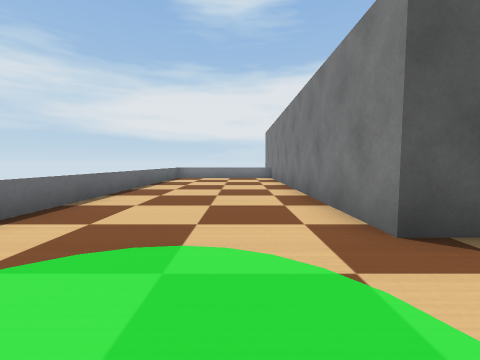
[1] (above)

22 first-person views from a walk through a Webots world. The camera is 0.14 m above the floor, tilts 4° down and sees 90° across. The floor is counted in squares, 0.2 m on a side. Each view is taken from the middle of a square. On the plan, view 1 faces up. The plan holds only what a view shows up to about 9 squares ahead; the rest is blank. Robots are left out. Simple shapes and patterns stand in for the simulator's stock objects.

[2]
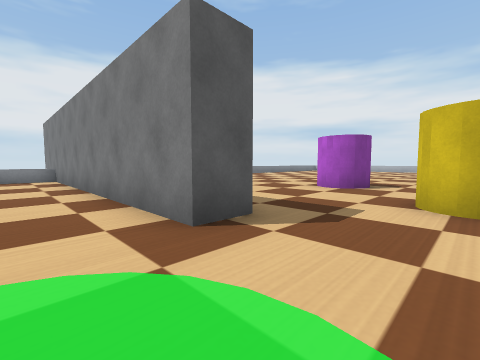

[3]
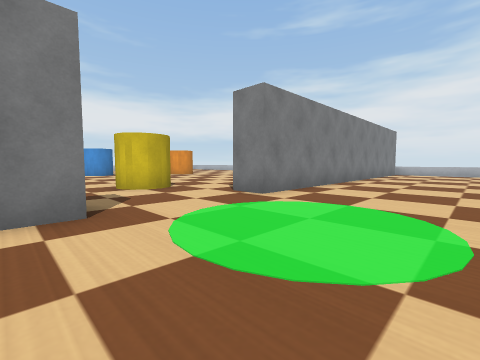

[4]
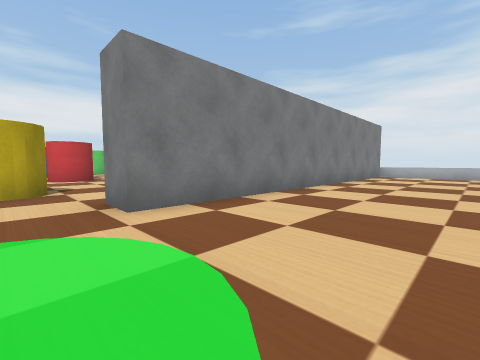

[5]
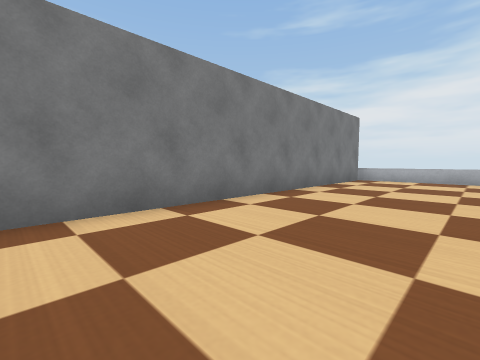

[6]
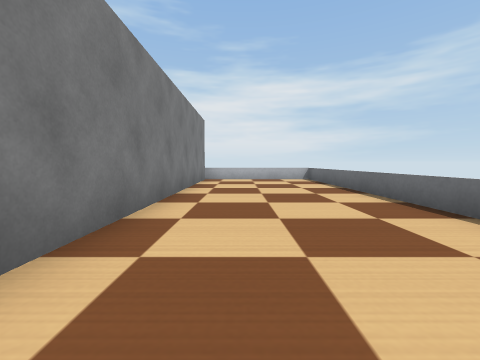

[7]
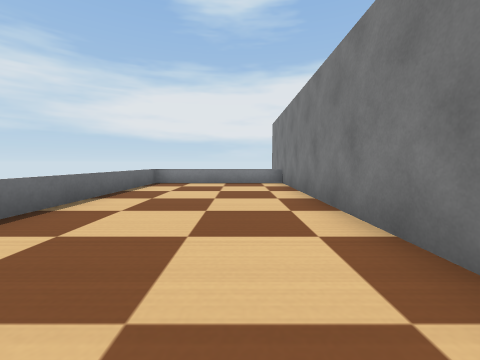

[8]
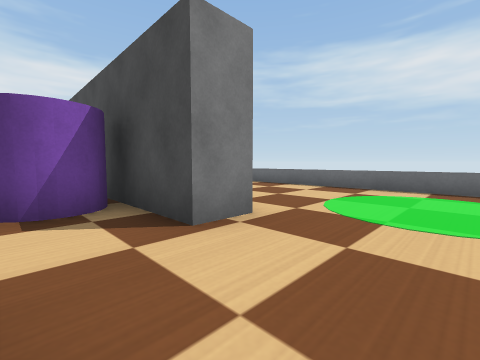

[9]
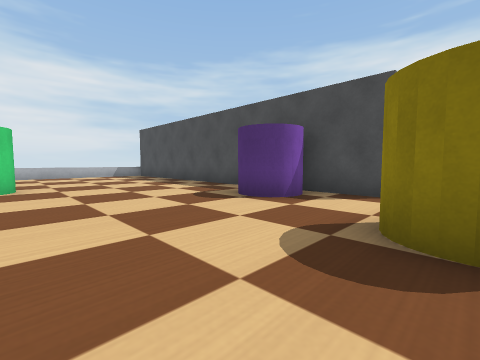

[10]
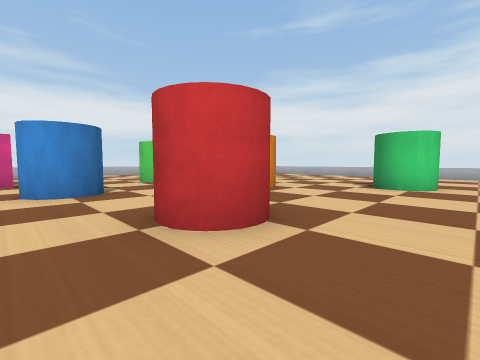

[11]
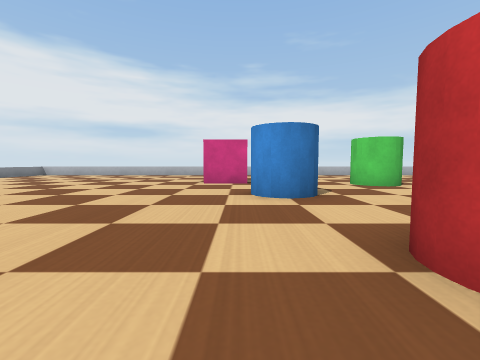

[12]
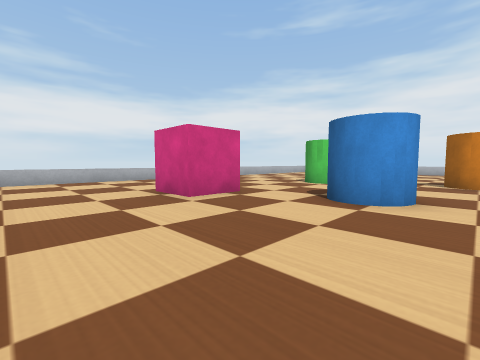

[13]
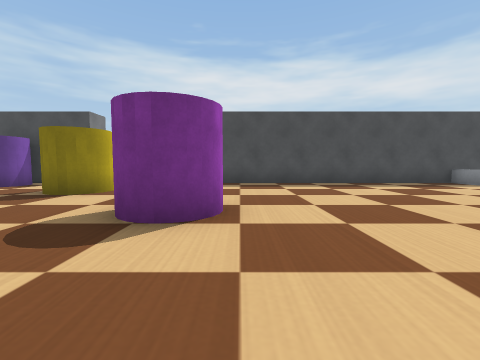

[14]
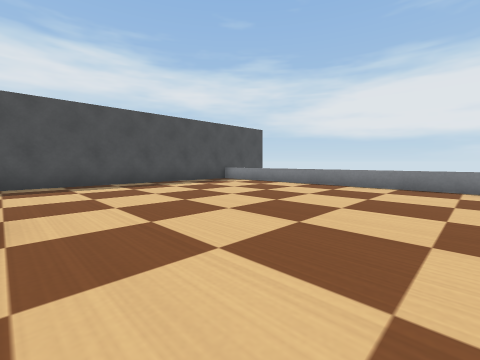

[15]
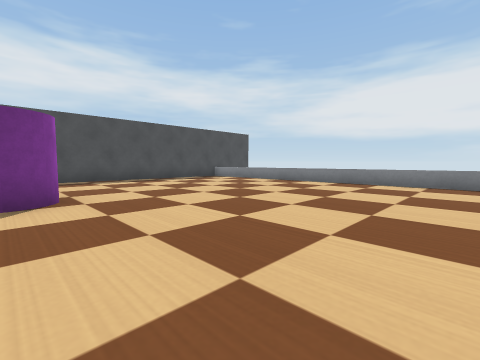

[16]
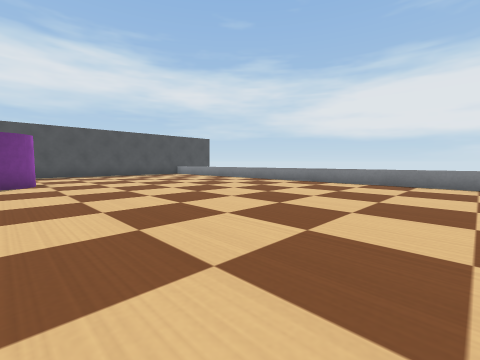

[17]
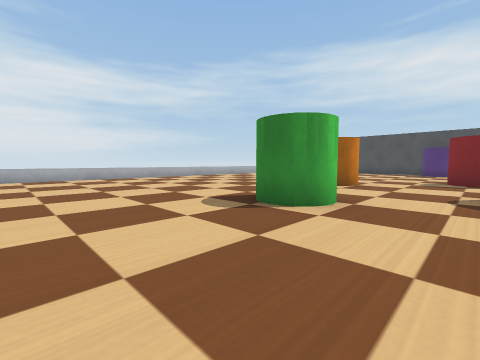

[18]
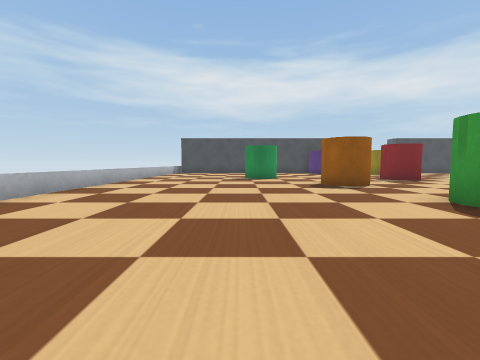

[19]
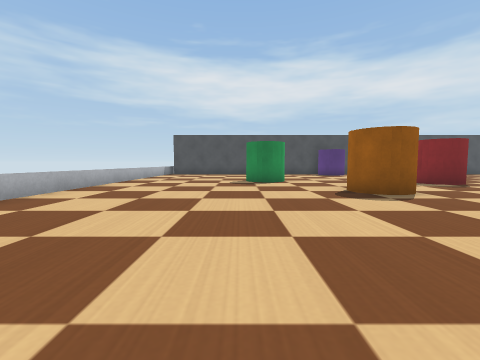

[20]
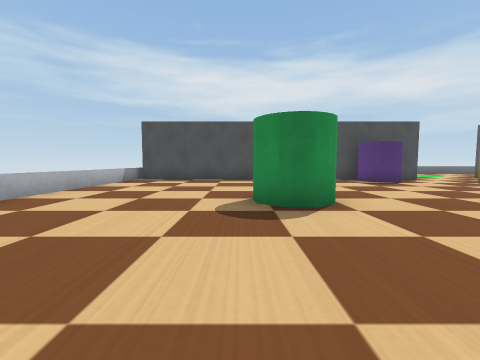

[21]
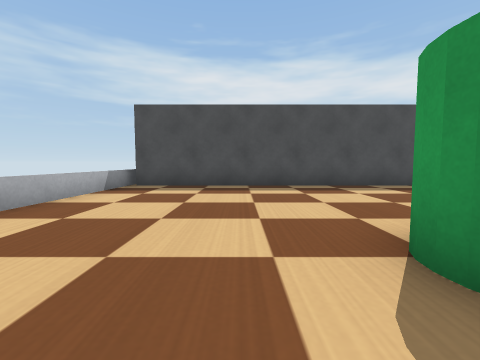

[22]
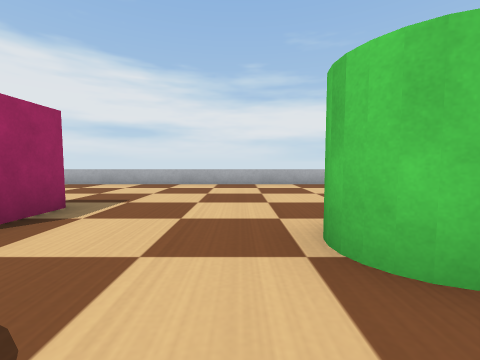

### Floor plan
Key: @ floor where view 1 was taken; # wall or solid block; . floor; = window, fence, low wall or low ledge; B barrier; C purple cylinder; Y yellow cylinder; R red cylinder; G green cylinder; L blue cylinder; M magenta box; A orange cylinder.
Columns run from 3 left of view 1 to 22 right of it. Each row starts with its distance up from view 1.
 13      B
 12 #====B#  ============
 11 =....B...............
 10 =....B...............
  9 =....B...............
  8 =....B...............
  7 =....B...............
  6 =....B...............
  5 =....B...............
  4 =....B.....C.............=
  3 =....B....CC.............=
  2  ....B.....C.............=
  1 =.......Y..........MMM...=
  0 =..@...YYY.......L.MMM...=
 -1 =....B..Y....R..LL.......=
 -2 =....B......RR...L.......=
 -3 =....BCC.....R...........=
 -4 =....BCC...........G.....=
 -5 =....B.........A..GGG....=
 -6 =....B........AAA....... =
 -7 =....B......G...........
 -8 =....B.....GG...........
 -9 =....B......G...........
-10 =....B..................
-11 =....B..................
-12 =....B..................
-13  ....B.............. ...
-14  === #=============   ==

Where each view was taken, in squares from view 1:
view 1: 0 up, 0 right, facing up
view 2: 0 up, 0 right, facing up-right
view 3: 3 up, 2 left, facing down-right
view 4: 0 up, 2 left, facing down-right
view 5: 3 down, 2 left, facing down-right
view 6: 3 down, 0 right, facing down
view 7: 3 up, 0 right, facing up
view 8: 1 up, 4 right, facing down-left
view 9: 0 up, 8 right, facing down-left
view 10: 0 up, 7 right, facing down-right
view 11: 0 up, 8 right, facing right
view 12: 4 up, 12 right, facing down-right
view 13: 4 up, 11 right, facing left
view 14: 4 up, 11 right, facing up-left
view 15: 3 up, 13 right, facing up-left
view 16: 3 up, 17 right, facing up-left
view 17: 2 down, 20 right, facing down-left
view 18: 9 down, 20 right, facing left
view 19: 9 down, 18 right, facing left
view 20: 9 down, 13 right, facing left
view 21: 10 down, 10 right, facing left
view 22: 3 down, 14 right, facing right
